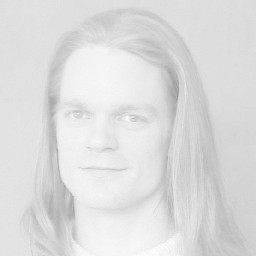
#> input picture Assignment 1/low contrast.png, 256 x 256 px, found by its file name
$ jupyter execute CV_Ass_1.ipynb   (shell and % lines are left out)
#> lines starting #> are read from the running program, lines starting #| are printed output that depends on the picture
<a href="https://colab.research.google.com/github/steven1946/Computer-Vision/blob/main/CV_Ass_1.ipynb" target="_parent"></a>

Steven Matthew
2440004445

[cell 1]
import cv2 as cv
from matplotlib import pyplot as plt
import numpy as np

[cell 2]
img = cv.imread('/content/low contrast.png')
#> img is the input picture: shape (256, 256, 3); min 143, max 253, mean 220.5

setelah di import.

kita konversi gambar kita menjadi grayscale terlebih dahulu

[cell 3]
grayimg = cv.cvtColor(img, cv.COLOR_BGR2GRAY)

Lalu saya menggunakan fitur equalize histogram yang ada di opencv

[cell 4]
eqhist = cv.equalizeHist(grayimg)
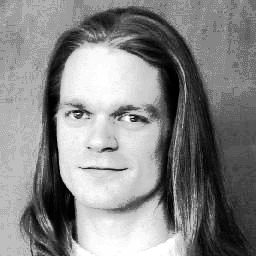
#> eqhist: shape (256, 256); min 0, max 255, mean 133.6

[cell 5]
output = [grayimg,eqhist]

[cell 6]
titles = ['original image','equlize']

[cell 7]
for i in range(2):
    plt.subplot(1,2,i+1)
    plt.imshow(output[i],cmap='gray')
    plt.title(titles[i])
    plt.xticks([])
    plt.yticks([])
plt.show()
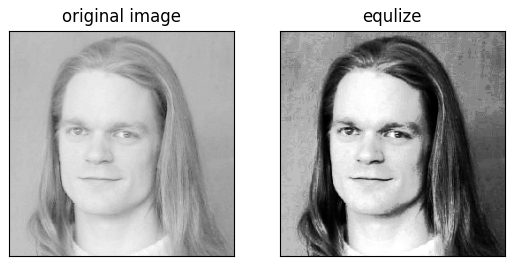
#> figure drawn by matplotlib, 2 panels

[cell 8]
for i in range(2):
    plt.figure(figsize=(20,5))
    plt.subplot(1,2,i+1)
    plt.hist(output[i].ravel(), 256 ,[0,256])
    # plt.legend(loc = 'upper right')
    plt.xlabel('Intensity')
    plt.ylabel('Quantity')
plt.show()
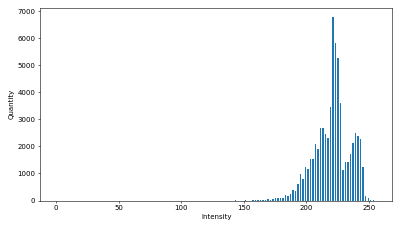
#> figure drawn by matplotlib, 1 panel; tallest bar 6785 high, from x = 221 to 222
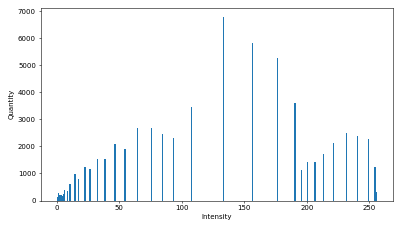
#> figure drawn by matplotlib, 1 panel; tallest bar 6785 high, from x = 133 to 134
